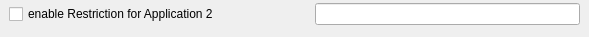
              <widget class="QWidget" name="widget_094" native="true">
               <widget class="QWidget" name="horizontalLayoutWidget_12">
                <property name="geometry">
                 <rect>
                  <x>9</x>
                  <y>1</y>
                  <width>571</width>
                  <height>27</height>
                 </rect>
                </property>
                <layout class="QHBoxLayout" name="horizontalLayout_13">
                 <item>
                  <widget class="QCheckBox" name="kcfg_App2enabledPT">
                   <property name="minimumSize">
                    <size>
                     <width>300</width>
                     <height>0</height>
                    </size>
                   </property>
                   <property name="maximumSize">
                    <size>
                     <width>300</width>
                     <height>16777215</height>
                    </size>
                   </property>
                   <property name="toolTip">
                    <string>This checkbox enables the restrictions for the application.</string>
                   </property>
                   <property name="text">
                    <string>enable Restriction for Application 2</string>
                   </property>
                  </widget>
                 </item>
                 <item>
                  <widget class="QLineEdit" name="kcfg_AppName2PT">
                   <property name="toolTip">
                    <string>The name of the application to restrict. Every linux process of the given user which contains the string will be terminated!</string>
                   </property>
                  </widget>
                 </item>
                </layout>
               </widget>
              </widget>
